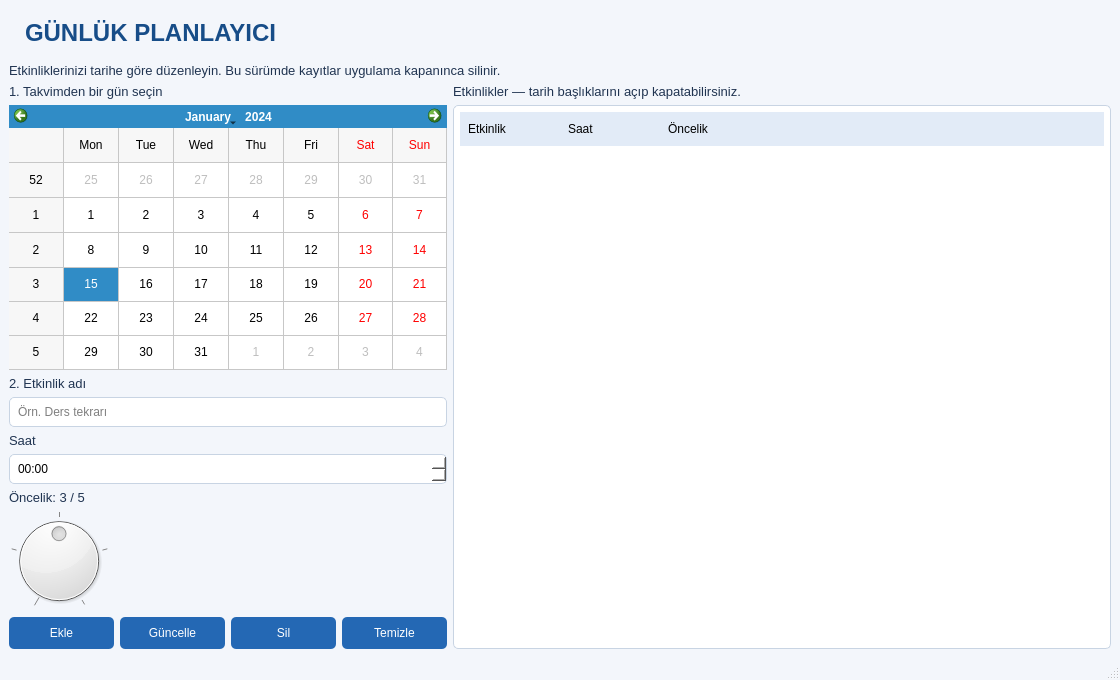
<?xml version="1.0" encoding="UTF-8"?><ui version="4.0"><class>MainWindow</class><widget class="QMainWindow" name="MainWindow"><property name="geometry"><rect><x>0</x><y>0</y><width>1120</width><height>680</height></rect></property><property name="windowTitle"><string>Günlük Planlayıcı — Veritabanısız</string></property><property name="styleSheet"><string>QMainWindow { background: #f3f6fb; } QLabel { color: #203451; font-size: 13px; } QLineEdit, QTimeEdit, QTreeWidget { background: white; border: 1px solid #c8d4e3; border-radius: 5px; padding: 6px; } QPushButton { background: #2468b4; color: white; padding: 9px; border-radius: 5px; } QPushButton:disabled { background: #a9b6c7; } QPushButton:hover { background: #18528f; } QHeaderView::section { background: #e2ebf7; padding: 8px; border: none; }</string></property><widget class="QWidget" name="centralwidget"><layout class="QVBoxLayout" name="mainLayout"><item><widget class="QLabel" name="labelBaslik"><property name="text"><string>GÜNLÜK PLANLAYICI</string></property><property name="styleSheet"><string>font-size: 24px; font-weight: bold; color: #174d88; padding: 10px;</string></property></widget></item><item><widget class="QLabel" name="labelBilgi"><property name="text"><string>Etkinliklerinizi tarihe göre düzenleyin. Bu sürümde kayıtlar uygulama kapanınca silinir.</string></property></widget></item><item><layout class="QHBoxLayout" name="contentLayout" stretch="2,3"><item><layout class="QVBoxLayout" name="formLayout"><item><widget class="QLabel" name="labelTarih"><property name="text"><string>1. Takvimden bir gün seçin</string></property></widget></item><item><widget class="QCalendarWidget" name="calendarWidget"><property name="gridVisible"><bool>true</bool></property></widget></item><item><widget class="QLabel" name="labelEtkinlik"><property name="text"><string>2. Etkinlik adı</string></property></widget></item><item><widget class="QLineEdit" name="lineEditEtkinlik"><property name="placeholderText"><string>Örn. Ders tekrarı</string></property></widget></item><item><widget class="QLabel" name="labelSaat"><property name="text"><string>Saat</string></property></widget></item><item><widget class="QTimeEdit" name="timeEditSaat"><property name="displayFormat"><string>HH:mm</string></property></widget></item><item><widget class="QLabel" name="labelOncelik"><property name="text"><string>Öncelik: 3 / 5</string></property></widget></item><item><widget class="QDial" name="dialOncelik"><property name="minimum"><number>1</number></property><property name="maximum"><number>5</number></property><property name="value"><number>3</number></property><property name="notchesVisible"><bool>true</bool></property><property name="maximumSize"><size><width>100</width><height>100</height></size></property></widget></item><item><layout class="QHBoxLayout" name="buttonLayout"><item><widget class="QPushButton" name="pushButtonEkle"><property name="text"><string>Ekle</string></property></widget></item><item><widget class="QPushButton" name="pushButtonGuncelle"><property name="text"><string>Güncelle</string></property></widget></item><item><widget class="QPushButton" name="pushButtonSil"><property name="text"><string>Sil</string></property></widget></item><item><widget class="QPushButton" name="pushButtonTemizle"><property name="text"><string>Temizle</string></property></widget></item></layout></item></layout></item><item><layout class="QVBoxLayout" name="treeLayout"><item><widget class="QLabel" name="labelListe"><property name="text"><string>Etkinlikler — tarih başlıklarını açıp kapatabilirsiniz.</string></property></widget></item><item><widget class="QTreeWidget" name="treeWidgetEtkinlikler"><property name="alternatingRowColors"><bool>true</bool></property><property name="selectionBehavior"><enum>QAbstractItemView::SelectRows</enum></property><property name="editTriggers"><set>QAbstractItemView::NoEditTriggers</set></property><column><property name="text"><string>Etkinlik</string></property></column><column><property name="text"><string>Saat</string></property></column><column><property name="text"><string>Öncelik</string></property></column></widget></item></layout></item></layout></item></layout></widget><widget class="QStatusBar" name="statusbar"/></widget><resources/><connections/></ui>
